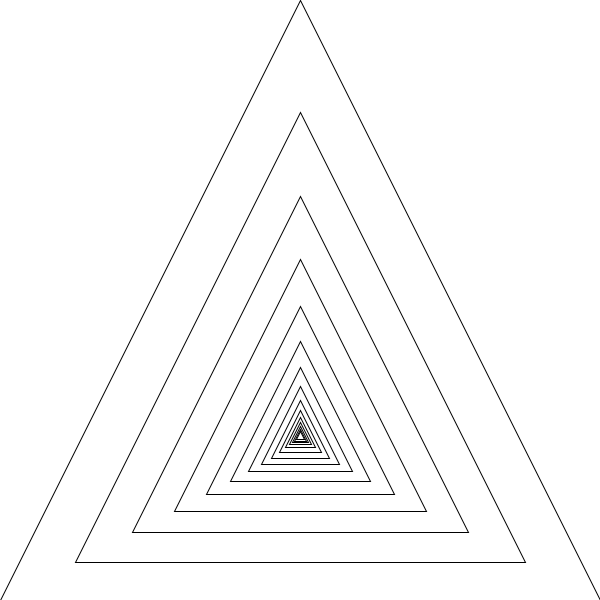
Frame 1 (no input)
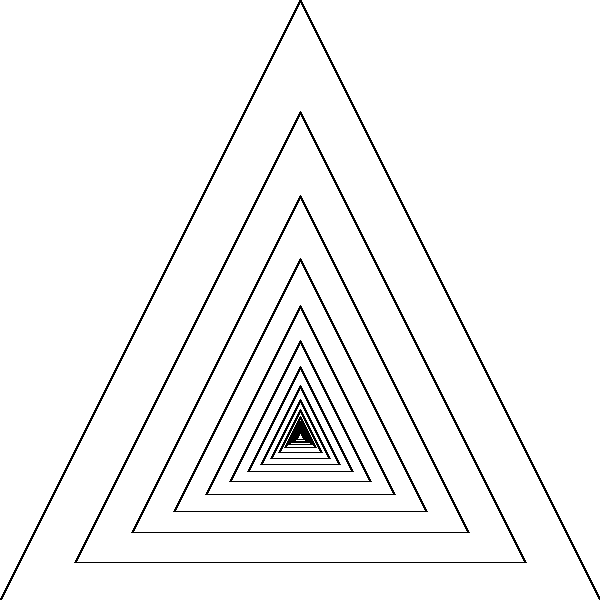
Frame 60 (the mouse pressed at the canvas centre just before this capture)
Frame 120 (the mouse held since frame 60 and released just before this capture): identical to frame 60, image omitted

The Processing sketch that drew these frames (run headless with seeded random() and noise(); from frame 60 on, the mouse is pressed at the canvas centre):

// Processing sketch: week11_recursionSketch
// ── week11_recursionSketch.pde
void setup(){
  size(600, 600);
  background(255);
  noFill();
}

void draw(){
  drawTriangle(width/2, 0, 300);
}

//for a recursive funciton, set up a base case and a rule
void drawTriangle(int x2, int y2, int wide){
  triangle(x2-wide, y2+(wide*2), x2, y2, x2+wide, y2+(wide*2));
  
  if(wide > 5){ //this is the base case
  wide *= .75; //this is the rule
  drawTriangle(x2, y2+(wide/2), wide);
  //drawTriangle(x2/4, y2/4, width/2);
  //drawCircle(x/2, y*2, radius/2);
  //drawCircle(x*2, y/2, radius/2);
  //drawCircle(x*2, y*2, radius/2);
  }
}
